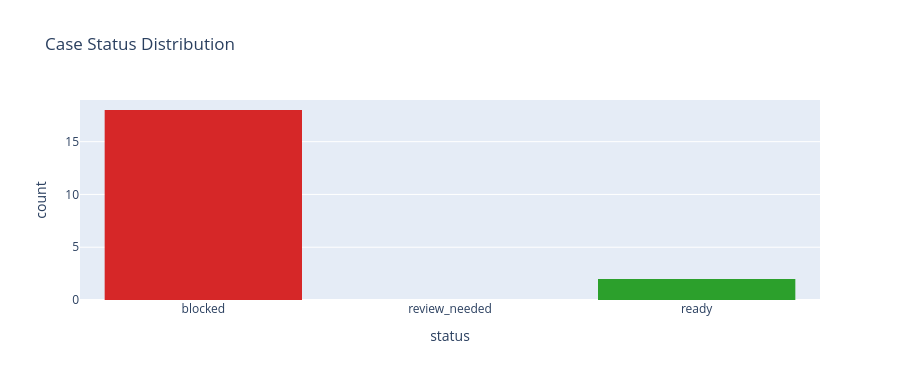

The cell this chart's notebook holds for it:
### Markdown cell above
## 11. Visualisations

The following charts make the onboarding pipeline operationally interpretable.

### Code cell
fig1 = px.histogram(
    df, x='status', color='status',
    category_orders={'status': ['blocked', 'review_needed', 'ready']},
    color_discrete_map={'blocked': '#d62728', 'review_needed': '#ff7f0e', 'ready': '#2ca02c'},
    title='Case Status Distribution'
)
fig1.update_layout(showlegend=False, height=380)
fig1.show()

### Figure 1 — Plotly figure (JSON) as saved in the notebook; plotly's stock layout.template omitted (floating-point values rounded to 4 significant figures)
{"data": [{"bingroup": "x", "hovertemplate": "status=%{x}<br>count=%{y}<extra></extra>", "legendgroup": "blocked", "marker": {"color": "#d62728", "pattern": {"shape": ""}}, "name": "blocked", "orientation": "v", "showlegend": true, "type": "histogram", "x": ["blocked", "blocked", "blocked", "blocked", "blocked", "blocked", "blocked", "blocked", "blocked", "blocked", "blocked", "blocked", "blocked", "blocked", "blocked", "blocked", "blocked", "blocked"], "xaxis": "x", "yaxis": "y"}, {"bingroup": "x", "hovertemplate": "status=%{x}<br>count=%{y}<extra></extra>", "legendgroup": "ready", "marker": {"color": "#2ca02c", "pattern": {"shape": ""}}, "name": "ready", "orientation": "v", "showlegend": true, "type": "histogram", "x": ["ready", "ready"], "xaxis": "x", "yaxis": "y"}], "layout": {"barmode": "relative", "height": 380, "legend": {"title": {"text": "status"}, "tracegroupgap": 0}, "showlegend": false, "title": {"text": "Case Status Distribution"}, "xaxis": {"anchor": "y", "categoryarray": ["blocked", "review_needed", "ready"], "categoryorder": "array", "domain": [0, 1], "title": {"text": "status"}}, "yaxis": {"anchor": "x", "domain": [0, 1], "title": {"text": "count"}}}}
